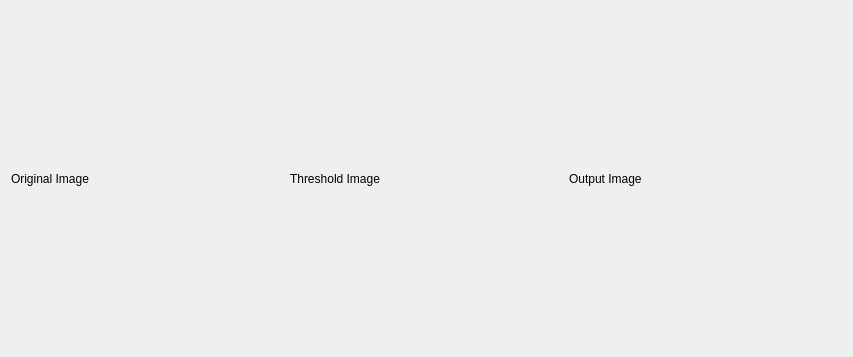
<?xml version="1.0" encoding="UTF-8"?>
<ui version="4.0">
 <class>Form</class>
 <widget class="QWidget" name="Form">
  <property name="geometry">
   <rect>
    <x>0</x>
    <y>0</y>
    <width>853</width>
    <height>357</height>
   </rect>
  </property>
  <property name="windowTitle">
   <string>Form</string>
  </property>
  <layout class="QGridLayout" name="gridLayout">
   <item row="0" column="0">
    <widget class="QLabel" name="original_image">
     <property name="sizePolicy">
      <sizepolicy hsizetype="Expanding" vsizetype="Expanding">
       <horstretch>0</horstretch>
       <verstretch>0</verstretch>
      </sizepolicy>
     </property>
     <property name="text">
      <string>Original Image</string>
     </property>
    </widget>
   </item>
   <item row="0" column="1">
    <widget class="QLabel" name="threshold_image">
     <property name="sizePolicy">
      <sizepolicy hsizetype="Expanding" vsizetype="Expanding">
       <horstretch>0</horstretch>
       <verstretch>0</verstretch>
      </sizepolicy>
     </property>
     <property name="text">
      <string>Threshold Image</string>
     </property>
    </widget>
   </item>
   <item row="0" column="2">
    <widget class="QLabel" name="output_image">
     <property name="sizePolicy">
      <sizepolicy hsizetype="Expanding" vsizetype="Expanding">
       <horstretch>0</horstretch>
       <verstretch>0</verstretch>
      </sizepolicy>
     </property>
     <property name="text">
      <string>Output Image </string>
     </property>
    </widget>
   </item>
  </layout>
 </widget>
 <resources/>
 <connections/>
</ui>
